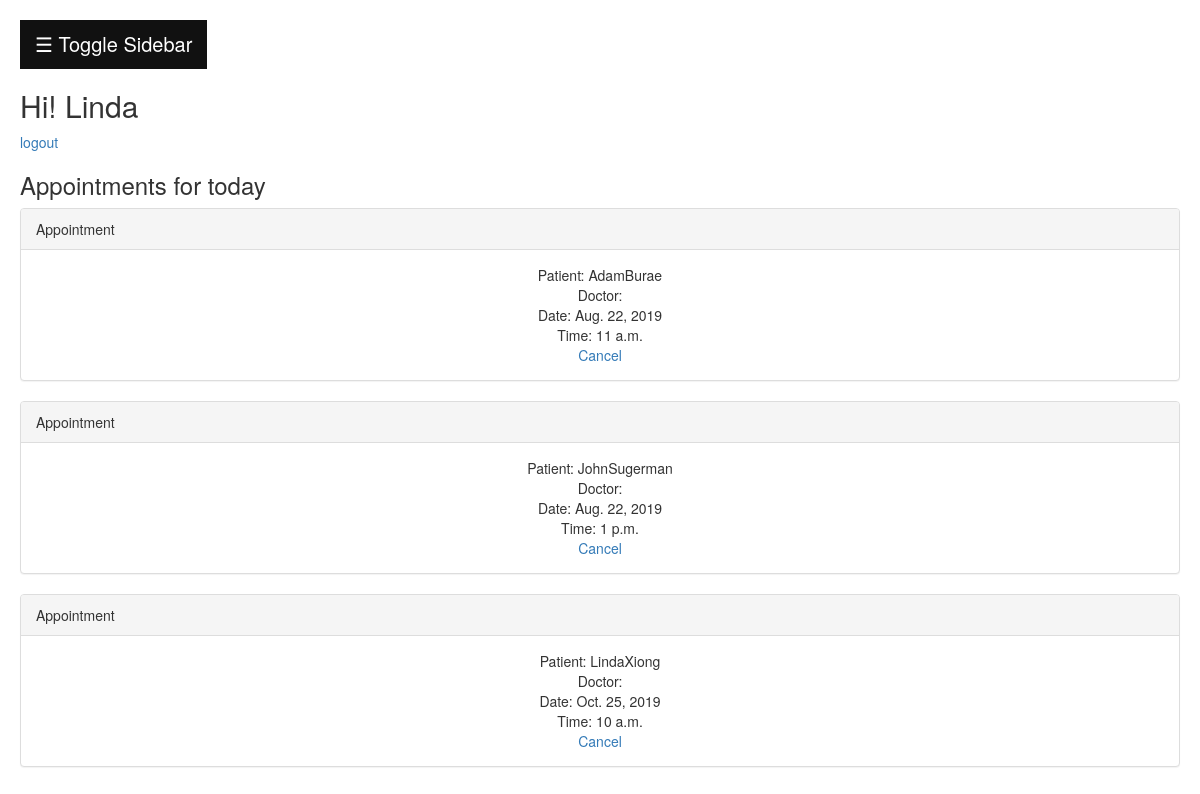
Before: /recep/schedule/ (signed in) with the older database file.
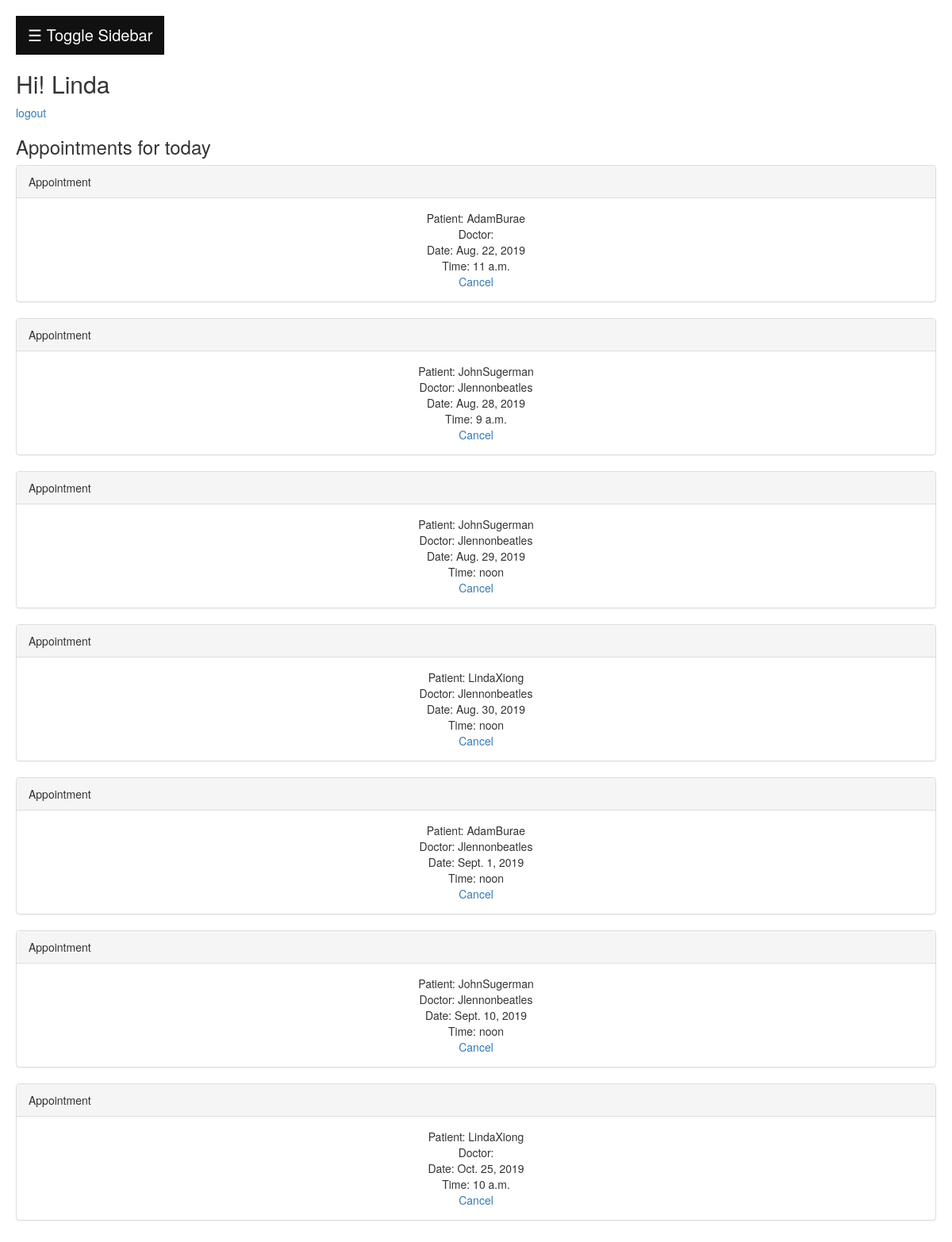
After: the same page with the newer database file.
### health/models.py (models this page shows, shortened)
class User(AbstractUser):
    USER_TYPE_CHOICES = (
      (1, 'Doctor'),
      (2, 'Lab People'),
      (3, 'Receptionist'),
      (4, 'Patient'),
      (5, 'Administration'),
    )
    user_type = models.PositiveSmallIntegerField(choices=USER_TYPE_CHOICES,null=True)
    sex = models.BooleanField(blank=True, null=True)
    tel_no = models.CharField(max_length=255, blank=True, null=True)
    dob = models.DateField(db_column='DOB', blank=True, null=True)
    address = models.CharField(max_length=255, blank=True, null=True)
    REQUIRED_FIELDS = ['user_type','email',]

class Schedule(models.Model):
    checked_in = models.BooleanField(default=False)  #whether the patient has checked in or not
    booked = models.BooleanField(default=False)
    patient = models.ForeignKey(settings.AUTH_USER_MODEL, on_delete=models.CASCADE, db_column='patient',blank=True,null=True,related_name='sche_pat')
    date = models.DateField(blank=True,null=True)  # Field renamed to remove unsuitable characters.
    time = models.TimeField(blank=True,null=True)
    doctorid = models.ForeignKey(settings.AUTH_USER_MODEL, on_delete=models.CASCADE, db_column='doctorID', blank=True, null=True,related_name='sche_doc')
    id = models.AutoField(db_column='ID', primary_key=True)  # Field name made lowercase.
    sysmptoms = models.TextField(max_length=65535,blank=True, null=True)
    diagnosis = models.TextField(max_length=65535,blank=True, null=True)
    prescriptions = models.TextField(max_length=65535,blank=True, null=True)
    treatment = models.TextField(max_length=65535,blank=True, null=True)
    waiting_time = models.TimeField(db_column='waiting time',blank=True,null=True)  # Field renamed to remove unsuitable characters.
    class Meta:
        db_table = 'Schedule'

### health/views.py (the view)
# urls.py: path('recep/schedule/', views.recep_schedule, name='recep_schedule'),
@login_required
def recep_schedule(request):
    context_dict = {}
    user = request.user
    context_dict['current'] = user
    try:
        appoints = Schedule.objects.exclude(patient=None).order_by('date','time')
        context_dict['appoints'] = appoints
    except Schedule.DoesNotExist:
        return redirect('recephome')
    return render(request,'health/recep_schedule.html',context_dict)

### templates/health/recep_schedule.html (shortened to what this page needs)
{% extends 'health/base.html' %}
{% load static %}
{% block headblock %}
  <link rel="stylesheet" href="https://maxcdn.bootstrapcdn.com/bootstrap/3.4.0/css/bootstrap.min.css">
  <link href="{% static "css/schedule_panel.css" %}" rel="stylesheet">
{% endblock %}
{% block bodyblock %}
<h3>Appointments for today</h3>
{% if appoints %}
  {% for i in appoints %}
    <div class="panel panel-default">
      <div class="panel-heading">Appointment</div>
      <div class="panel-body" style="text-align:center">
        Patient: {{i.patient.first_name}}{{i.patient.last_name}}<br>
        Doctor: {{i.doctorid.first_name}}{{i.doctorid.last_name}}<br>
        Date: {{i.date}}<br>
        Time: {{i.time}}<br>
        <a href="{% url 'recep_cancel' i.id %}">Cancel</a>
      </div>
    </div>
  {% endfor %}
{% endif %}
{%endblock%}

### templates/health/base.html (shortened to what this page needs)
<!DOCTYPE html>
{% load staticfiles %}
<html lang="en">
<head>
  {% block headblock %}{% endblock %}
  <link href="{% static "css/sidebar.css" %}" rel="stylesheet">
</head>
<body id="page-top">
<div id="main">
  <button class="openbtn" onclick="openNav()">&#9776; Toggle Sidebar</button>
  <h2>Hi! {{current.first_name}}</h2>
  <p><a href="{% url 'account_logout' %}">logout</a></p>
  <p>{% block bodyblock %}{%endblock%}</p>
</div>
</body>
</html>

### static/css/sidebar.css (style rules this page uses)
.openbtn { font-size: 20px; cursor: pointer; background-color: #111; color: white; padding: 10px 15px; border: none; }
#main { transition: margin-left .5s; padding: 20px; }

Changed rows visible on the page:
removed Schedule: patient.first_name "John", patient.last_name "Sugerman", date "Aug. 22, 2019", time "1 p.m."
added Schedule: patient.first_name "John", patient.last_name "Sugerman", doctorid.first_name "Jlennon", doctorid.last_name "beatles", date "Aug. 28, 2019", time "9 a.m."
added Schedule: patient.first_name "John", patient.last_name "Sugerman", doctorid.first_name "Jlennon", doctorid.last_name "beatles", date "Aug. 29, 2019", time "noon"
added Schedule: patient.first_name "Linda", patient.last_name "Xiong", doctorid.first_name "Jlennon", doctorid.last_name "beatles", date "Aug. 30, 2019", time "noon"
added Schedule: patient.first_name "Adam", patient.last_name "Burae", doctorid.first_name "Jlennon", doctorid.last_name "beatles", date "Sept. 1, 2019", time "noon"
added Schedule: patient.first_name "John", patient.last_name "Sugerman", doctorid.first_name "Jlennon", doctorid.last_name "beatles", date "Sept. 10, 2019", time "noon"
